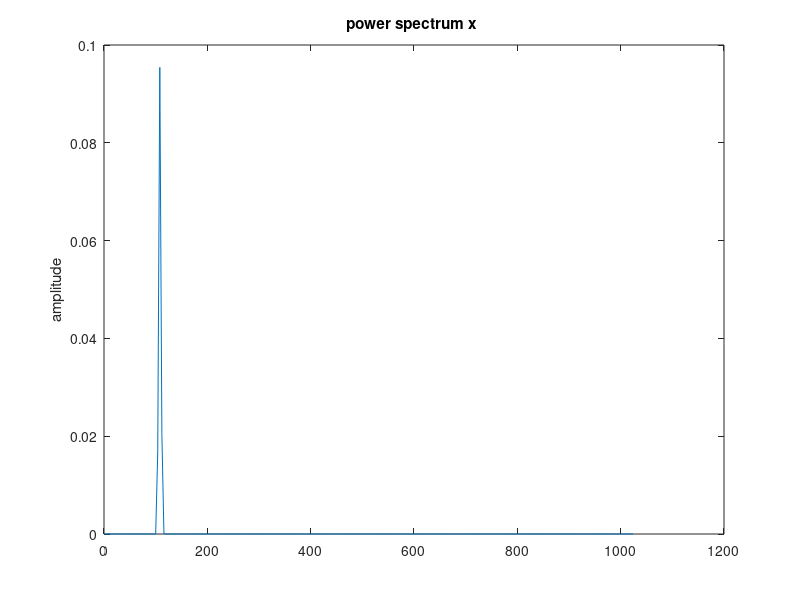
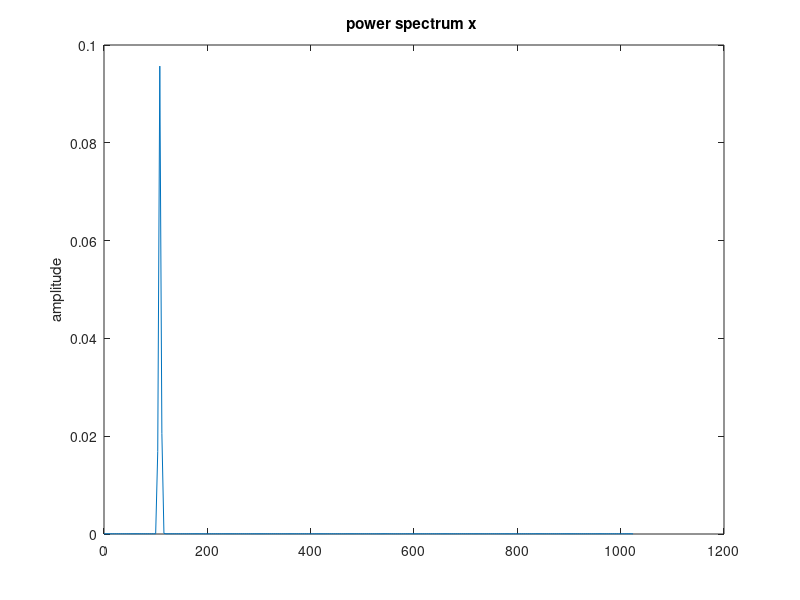
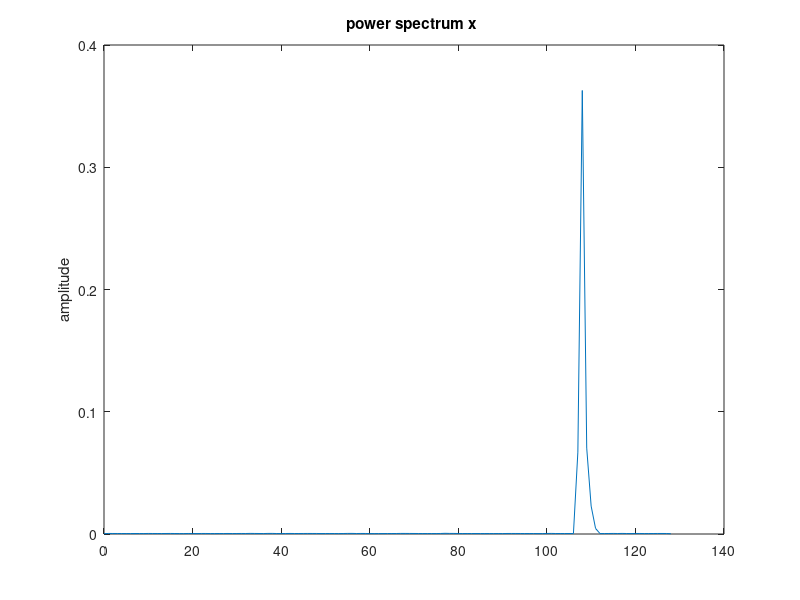
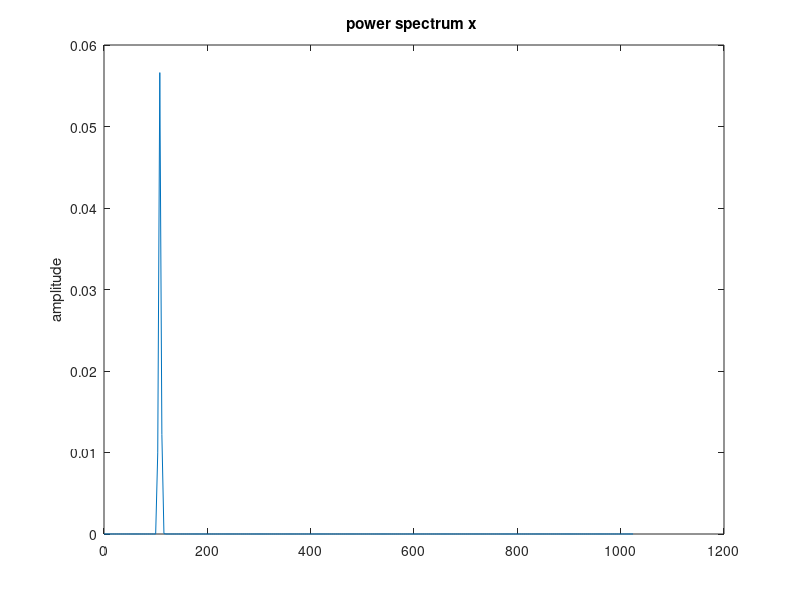

Reproduce these figures in MATLAB, in order.
clear all; close all;
f1=108; f2=110;
Fs=256; Ts=1/Fs;
N=2^14;
nsamp=8; Dt=Ts/nsamp; t=Dt*[1:1:N*nsamp];

SNR=10;
x=cos(2*pi*f1*t)+0.25*sin(2*pi*f2*t); 
xn=awgn(x,SNR,'measured');

td=t(1:nsamp:length(t));
xd=xn(1:nsamp:length(xn));
figure; pwelch(x,[],[],[],Fs*nsamp);
pause;
figure; pwelch(xn,[],[],[],Fs*nsamp);
pause;
figure; pwelch(xd,[],[],[],Fs);
pause;

f01=f1-3; f11=f1-1; f12=f2+1; f02=f2+3;
order=256;
fpts=[0 [f01 f11 f12 f02]/Fs/nsamp 0.5]*2;
mag=[0 0 1 1 0 0];
wt=[1 1 1];
b=firpm(order,fpts,mag,wt); a=1;  % FIR filter Parks Mcllelan 
yn=filter(b,a,xn);
pause;

figure; pwelch(yn,[],[],[],Fs*nsamp);

order=256;
fpts=[0 [f01 f11 f12 f02]/Fs 0.5]*2;
mag=[0 0 1 1 0 0];
wt=[1 1 1];
b=firpm(order,fpts,mag,wt); a=1; 
yd=filter(b,a,xd);
pause;

figure; pwelch(yd,[],[],[],Fs);


sub=8; Fs2=Fs/sub; Ts2=1/Fs2;
td2=t(1:sub*nsamp:length(t));
xd2=downsample(xn,sub*nsamp);
pause;
figure; pwelch(xd2,[],[],[],Fs2);
yd2=downsample(yn,sub*nsamp);
pause;
figure; pwelch(yd2,[],[],[],Fs2);
yd3=downsample(yd,sub);
pause;
% Nyquist
figure; pwelch(yd3,[],[],[],Fs2);